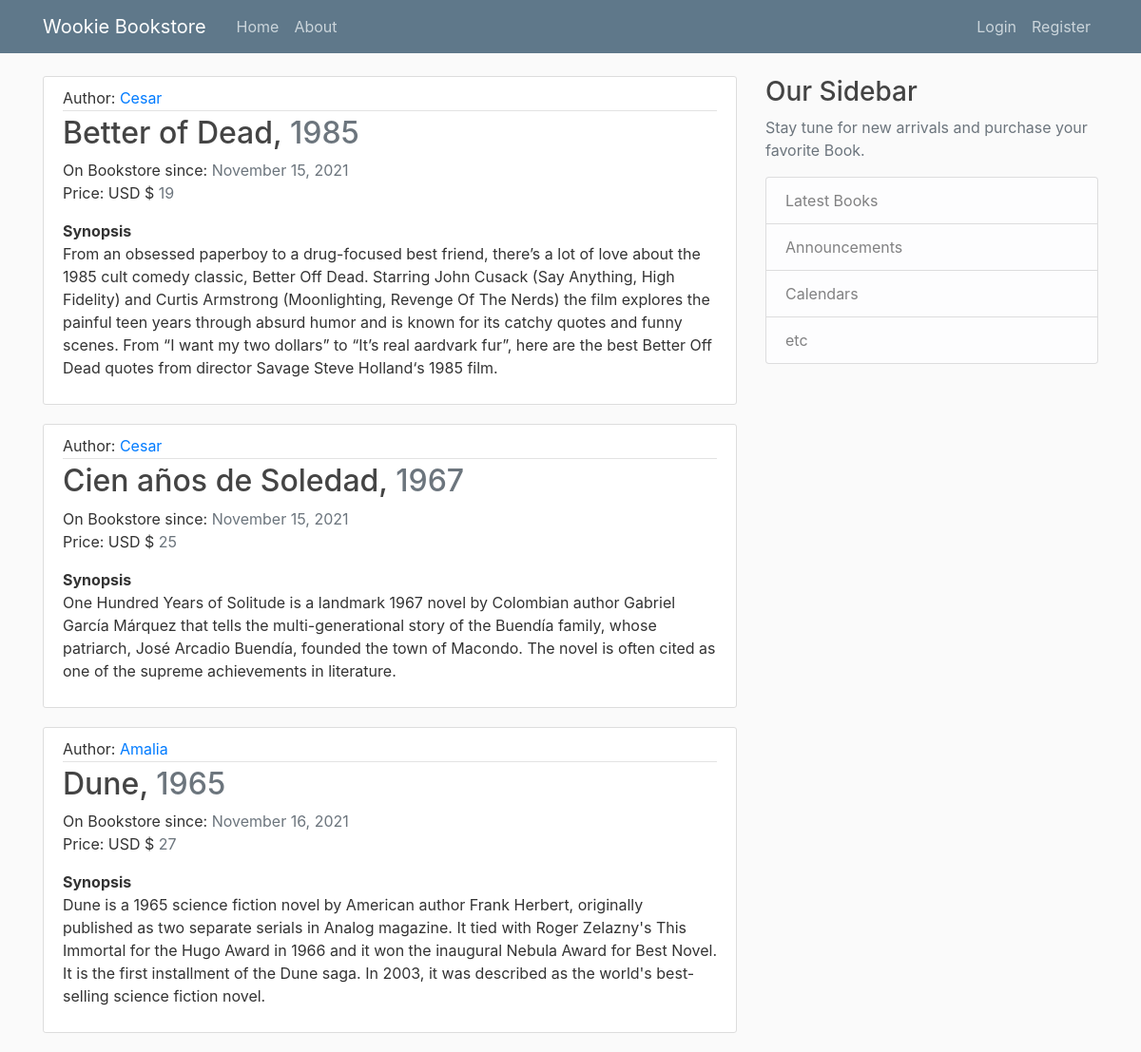
The page / on the database its author committed.
### bookstore/models.py (models this page shows, shortened)
class Book(models.Model):
    title = models.CharField(max_length=80, blank=False)
    description = models.CharField(max_length=8000, blank=False)
    author = models.ForeignKey(User, on_delete=models.CASCADE)
    cover = models.ImageField(upload_to=url, blank=False)
    price = models.IntegerField(blank=False)
    year = models.IntegerField(blank=False)
    date_posted = models.DateTimeField(default=timezone.now)

### bookstore/views.py (the view)
# urls.py: 2. Add a URL to urlpatterns:  path('', views.home, name='home')
def home(request):
    context = {
        'books': Book.objects.all()
    }
    return render(request, 'bookstore/home.html', context )

### bookstore/templates/bookstore/home.html (shortened to what this page needs)
{% extends "bookstore/base.html" %}
{% block description%}
    {% for book in books%}
    <article class="media content-section">
        <div class="media-body">
        <div class="article-metadata">
           Author:  <a class="mr-2"  href="#">{{ book.author }} </a>
          </div>
          <h2><a class="article-title" href="#">{{ book.title }}, <large  class="text-muted">{{ book.year  }}</large></a></h2>
          <div>
            On Bookstore since: <large class="text-muted">{{ book.date_posted|date:"F d, Y" }} </large>
          </div>
          Price: USD $ <large class="text-muted">{{ book.price }} </large>
          <div>
            <b>Synopsis</b>
          </div>
          <p class="article-content">{{ book.description }}</p>
        </div>
    </article>
    {% endfor%}
{% endblock description%}

### bookstore/templates/bookstore/base.html (shortened to what this page needs)
{% load static %}
<!DOCTYPE html>
</html>
<head>
    <link rel="stylesheet" href="https://maxcdn.bootstrapcdn.com/bootstrap/4.0.0/css/bootstrap.min.css">
    <link rel="stylesheet" type="text/css" href="{% static 'bookstore/main.css' %} ">
</head>
<body>
    <header class="site-header">
        <nav class="navbar navbar-expand-md navbar-dark bg-steel fixed-top">
          <div class="container">
            <a class="navbar-brand mr-4" href="{% url 'bookstore-home' %}"> Wookie Bookstore</a>
            <div class="collapse navbar-collapse" id="navbarToggle">
              <div class="navbar-nav mr-auto">
                <a class="nav-item nav-link" href="{% url 'bookstore-home' %}">Home</a>
                <a class="nav-item nav-link" href="{% url 'bookstore-about' %}">About</a>
              </div>
              <div class="navbar-nav">
                {% if user.is_authenticated %}
                  <a class="nav-item nav-link" href="{% url 'profile' %}">Profile</a>
                  <a class="nav-item nav-link" href="{% url 'logout' %}">Logout</a>
                {% else %}
                  <a class="nav-item nav-link" href="{% url 'login' %}">Login</a>
                  <a class="nav-item nav-link" href="{% url 'register' %}">Register</a>
                {%  endif%}
              </div>
            </div>
          </div>
        </nav>
      </header>
      <main role="main" class="container">
        <div class="row">
          <div class="col-md-8">
            {% block description %}{% endblock %}
          </div>
          <div class="col-md-4">
            <div class="description-section">
              <h3>Our Sidebar</h3>
              <p class='text-muted'>Stay tune for new arrivals and purchase your favorite Book.
                <ul class="list-group">
                  <li class="list-group-item list-group-item-light">Latest Books</li>
                  <li class="list-group-item list-group-item-light">Announcements</li>
                  <li class="list-group-item list-group-item-light">Calendars</li>
                  <li class="list-group-item list-group-item-light">etc</li>
                </ul>
              </p>
            </div>
          </div>
        </div>
      </main>
</body>
</html>

### bookstore/static/bookstore/main.css (style rules this page uses)
body { background: #fafafa; color: #333333; margin-top: 5rem; }
h1, h2, h3, h4, h5, h6 { color: #444444; }
ul { margin: 0; }
.bg-steel { background-color: #5f788a; }
.site-header .navbar-nav .nav-link { color: #cbd5db; }
.content-section { background: #ffffff; padding: 10px 20px; border: 1px solid #dddddd; border-radius: 3px; margin-bottom: 20px; }
.article-title { color: #444444; }
.article-content { white-space: pre-line; }
.article-metadata { padding-bottom: 1px; margin-bottom: 4px; border-bottom: 1px solid #e3e3e3 }

### rows shown on the page
Book: author "Cesar", title "Better of Dead", year "1985", date_posted "November 15, 2021", price "19", description "From an obsessed paperboy to a drug-focused best friend, there’s a lot of love about the 1985 cult comedy classic, Better Off Dead. Starring John Cusack (Say Anything, High Fidelity) and Curtis Armstrong (Moonlighting, Revenge Of The Nerds) the film explores the painful teen years through absurd humor and is known for its catchy quotes and funny scenes. From “I want my two dollars” to “It’s real aardvark fur”, here are the best Better Off Dead quotes from director Savage Steve Holland‘s 1985 film."
Book: author "Cesar", title "Cien años de Soledad", year "1967", date_posted "November 15, 2021", price "25", description "One Hundred Years of Solitude is a landmark 1967 novel by Colombian author Gabriel García Márquez that tells the multi-generational story of the Buendía family, whose patriarch, José Arcadio Buendía, founded the town of Macondo. The novel is often cited as one of the supreme achievements in literature."
Book: author "Amalia", title "Dune", year "1965", date_posted "November 16, 2021", price "27", description "Dune is a 1965 science fiction novel by American author Frank Herbert, originally published as two separate serials in Analog magazine. It tied with Roger Zelazny's This Immortal for the Hugo Award in 1966 and it won the inaugural Nebula Award for Best Novel. It is the first installment of the Dune saga. In 2003, it was described as the world's best-selling science fiction novel."
